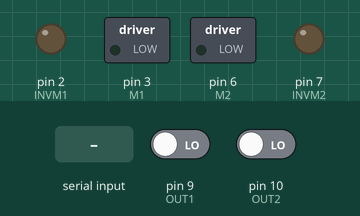
Bench run of a sketch on a simulated Arduino Uno, built with avr-gcc and run on an emulated ATmega328P. Parts: switched loads named in the sketch (green lamp = pin HIGH), output pins drawn as LEDs (lit = HIGH). The inputs (shaded band) are chosen by the test bench; at power-on: pin 9 (OUT1) LOW, pin 10 (OUT2) LOW.

Above: at 1.2 s.
1.3 s: byte 88 (88) received over Serial
At 1.9 s:
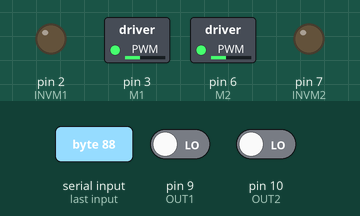
2.8 s: byte 120 (120) received over Serial
At 4.0 s:
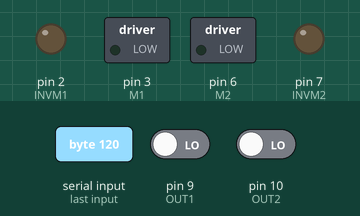
4.3 s: byte 66 (66) received over Serial
At 5.4 s:
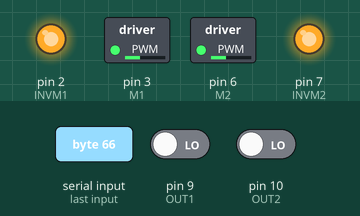
5.8 s: byte 76 (76) received over Serial
At 6.5 s:
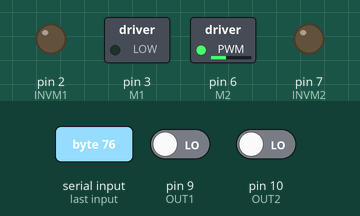
7.3 s: byte 82 (82) received over Serial
At 7.7 s:
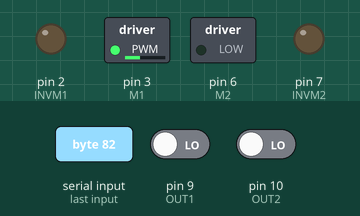
8.8 s: "90,45\n" received over Serial
At 10.0 s:
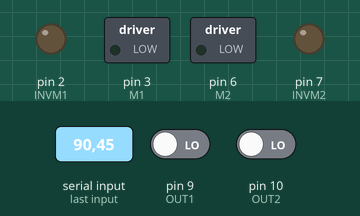
Timing chart, 0 to 11.3 s (numbered marks = the images above; inputs shaded):
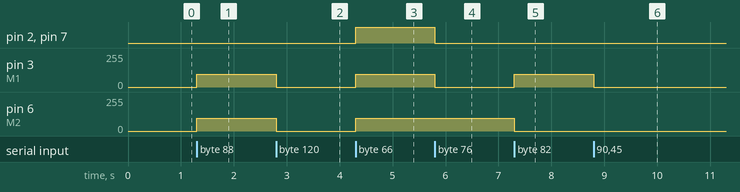

The sketch:

tcc.ino
```cpp
// Define  all OUTPUT M = Motor and INVM = Invert Motor Rotation
// OUT1 and OUT2 it's IR Sensor signal for the auto mode

#define INVM1 2
#define M1    3
#define M2    6
#define INVM2 7
#define OUT1  9
#define OUT2  10

bool controller = false;
int velocityM1 = 0;
int velocityM2 = 0;
int convertVelocity(int character);

// Car motion functions

void moveForward();
void moveBackward();
void stopCar();
void moveLeft();
void moveRight();

void setup() {
  pinMode(M1,     OUTPUT);
  pinMode(M2,     OUTPUT);
  pinMode(INVM1,  OUTPUT);
  pinMode(INVM2,  OUTPUT);

// Security step

  digitalWrite(M1,    LOW);
  digitalWrite(M2,    LOW);
  digitalWrite(INVM1, LOW);
  digitalWrite(INVM2, LOW);
  Serial.begin(9600);
}


void loop() {

// Always verifing if the bluetooth module is availale

  if (Serial.available() > 0) {

    // Read all the chars that the app send to module

    int recievedData = Serial.read();
    getVelocity(recievedData);


    // Verifing if auto mode is on, else wait for the manual command

    if (recievedData == 88) { controller = true; }
    else if (recievedData == 120) { controller = false; }

    if (controller) {
      int ROUT1 = digitalRead(OUT1);
      int ROUT2 = digitalRead(OUT2);

      velocityM1 = 95;
      velocityM2 = 95;

      if(!ROUT1 &&  !ROUT2){ moveForward(); }
      if(ROUT1 && !ROUT2){ moveLeft(); }
      if(!ROUT1 && ROUT2){ moveRight(); }

    } else{

      if(recievedData == 70){ moveForward(); }
      else if(recievedData == 66){ moveBackward(); }
      else if(recievedData == 76){ moveLeft(); }
      else if(recievedData == 82){ moveRight(); }
      else{ stopCar(); }
    }

  }


}


// movements

void moveLeft(){

  analogWrite(M1,     LOW);
  analogWrite(M2, velocityM2);
  digitalWrite(INVM1, LOW);
  digitalWrite(INVM2, LOW);
}

void moveRight(){
  analogWrite(M1, velocityM1);
  analogWrite(M2,     LOW);
  digitalWrite(INVM1, LOW);
  digitalWrite(INVM2, LOW);
}


void moveForward(){
  analogWrite(M1, velocityM1);
  analogWrite(M2, velocityM2);
  digitalWrite(INVM1, LOW);
  digitalWrite(INVM2, LOW);
}


void moveBackward(){
  analogWrite(M1, velocityM1);
  analogWrite(M2, velocityM2);
  digitalWrite(INVM1, HIGH);
  digitalWrite(INVM2, HIGH);
}

void stopCar(){
  digitalWrite(M1, LOW);
  digitalWrite(M2, LOW);
  digitalWrite(INVM1, LOW);
  digitalWrite(INVM2, LOW);
}


// velocity

void getVelocity(int character){
  if((character >= 48 && character <= 57) || character == 113){
    int tempVelocity = convertVelocity(character);

    velocityM1 = map(tempVelocity, 0, 10, 0, 255);
    velocityM2 = map(tempVelocity, 0, 10, 0, 255);
  }
}

int convertVelocity(int character){
  // convert recived character to a velocity between 0 and 10
  return character != 113 ? character - 48 : 10;
}
```

Measured:
- after the input at 1.3 s, pin 3 (M1), pin 6 (M2): 0/255 → 95/255 at once
- after the input at 2.8 s, pin 3 (M1), pin 6 (M2): 95/255 → 0/255 at once
- after the input at 4.3 s, pin 2 (INVM1), pin 7 (INVM2): LOW → HIGH at once; pin 3 (M1), pin 6 (M2): 0/255 → 95/255 at once
- after the input at 5.8 s, pin 2 (INVM1), pin 7 (INVM2): HIGH → LOW at once; pin 3 (M1): 95/255 → 0/255 at once
- after the input at 7.3 s, pin 3 (M1): 0/255 → 95/255 at once; pin 6 (M2): 95/255 → 0/255 at once
- after the input at 8.8 s, pin 3 (M1): 95/255 → 0/255 at once
